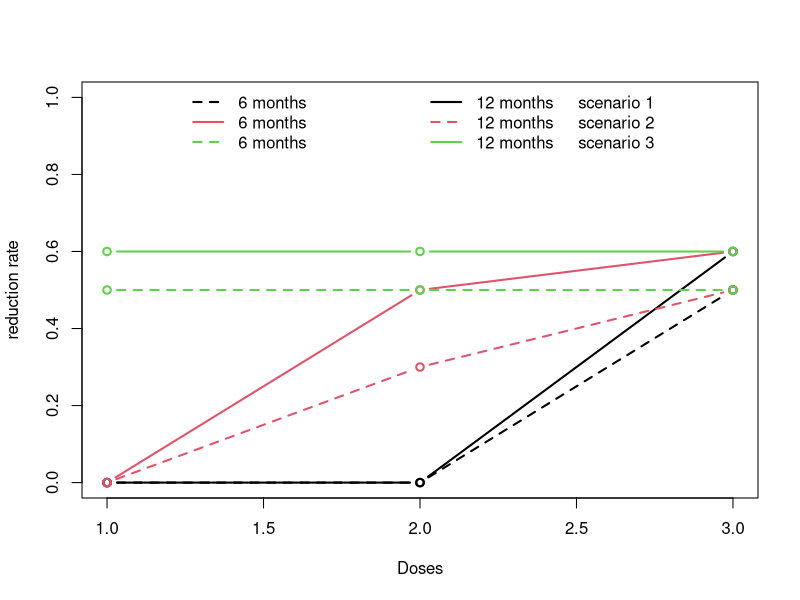

This chart was generated by the following R code: (Note: this script raises an error after producing the figure.)
r0_6no=0
r1_6no=0
r2_6no=0
r3_6no=0
r0_12no=0
r1_12no=0
r2_12no=0
r3_12no=0

r0_6lo=0
r1_6lo=0
r2_6lo=0
r3_6lo=0.5
r0_12lo=0
r1_12lo=0
r2_12lo=0
r3_12lo=0.6

r0_6me=0
r1_6me=0
r2_6me=0.3
r3_6me=0.5
r0_12me=0
r1_12me=0
r2_12me=0.5
r3_12me=0.6

r0_6hi=0
r1_6hi=0.5
r2_6hi=0.5
r3_6hi=0.5
r0_12hi=0
r1_12hi=0.6
r2_12hi=0.6
r3_12hi=0.6

pdf(file ="Scenarios.pdf", width = 8, height = 8, pointsize = 12, paper = "special")
plot(1:3,c(r1_6lo,r2_6lo,r3_6lo),type="b",lty=2,ylim=c(0,1),ylab="reduction rate",xlab="Doses",lwd=2)
legend("top",legend=c("6 months","6 months","6 months","12 months     scenario 1","12 months     scenario 2","12 months     scenario 3"),lwd=2,col=c(1,2,3),bty="n",lty=c(2,1,2,1,2,1),ncol=2)
lines(1:3,c(r1_12lo,r2_12lo,r3_12lo),type="b",lty=1,lwd=2)
lines(1:3,c(r1_12me,r2_12me,r3_12me),type="b",lty=1,lwd=2,col=2)
lines(1:3,c(r1_6me,r2_6me,r3_6me),type="b",lty=2,lwd=2,col=2)            
lines(1:3,c(r1_12hi,r2_12hi,r3_12hi),type="b",lty=1,lwd=2,col=3)
lines(1:3,c(r1_6hi,r2_6hi,r3_6hi),type="b",lty=2,lwd=2,col=3)            
dev.off()


#oncho

mu<-20
sigma<-28

mu_raw_0 = mu
sd_raw_0 = sigma 
rho = 0.5
n_trials=10000
n_arms = 4
N1<-c(60,60,60,90,90,90)
N = 150
rmonth=1
alpha1<-c(.1,.2,.3,.1,.2,.3)
alpha=.025
sim_out1=1
sel_scen=0
side1=1
test1=0
dropout=.1

#no_effect

#simulation.global.null<-c(mu_raw_0, sd_raw_0, r0_6,r1_6,r2_6,r3_6, r0_12,r1_12,r2_12,r3_12,  rho ,   #data.matrix(expand.grid
#            n_trials,n_arms,N1 , N, rmonth, alpha1 , alpha,  sim_out1,sel_scen, side1, test1)#)

oncho_no_effect<-mapply(simul_res,mu_raw_0, sd_raw_0 , r0_6no,r1_6no,r2_6no,r3_6no, r0_12no,r1_12no,r2_12no,r3_12no,  rho ,
       n_trials,4,N1 , N, rmonth, alpha1 , alpha,
       sim_out1,sel_scen, side1,test1,dropout)



#low_effect
oncho_low_effect<-mapply(simul_res,mu_raw_0, sd_raw_0 , r0_6lo,r1_6lo,r2_6lo,r3_6lo, r0_12lo,r1_12lo,r2_12lo,r3_12lo,  rho ,
                        n_trials,4,N1 , N, rmonth, alpha1 , alpha,
                        sim_out1,sel_scen, side1,test1,dropout)


#med_effect

oncho_med_effect<-mapply(simul_res,mu_raw_0, sd_raw_0 , r0_6me,r1_6me,r2_6me,r3_6me, r0_12me,r1_12me,r2_12me,r3_12me,  rho ,
                         n_trials,4,N1 , N, rmonth, alpha1 , alpha,
                         sim_out1,sel_scen, side1,test1,dropout)



#high_effect

oncho_high_effect<-mapply(simul_res,mu_raw_0, sd_raw_0 , r0_6hi,r1_6hi,r2_6hi,r3_6hi, r0_12hi,r1_12hi,r2_12hi,r3_12hi,  rho ,
                         n_trials,4,N1 , N, rmonth, alpha1 , alpha,
                         sim_out1,sel_scen, side1,test1,dropout)




#Power
pdf(file ="Oncho_Pow.pdf", width = 12, height = 9, pointsize = 12, paper = "special")

par (mfrow=c(3,4), mar=c(1, 1, 1, 1), oma=c(3, 3, 1, 1))
#plot(1:3,oncho_no_effect[7,1:3],type="b",xaxt="n",ylim=c(0,1),lty=1,lwd=2,col=1)
#mtext(side=2,"Proportion",cex=1,line=2.1)#,line=2.2)
#mtext(side=3,"Low Dose",cex=1.3)#,line=2.2)
#lines(1:3,oncho_no_effect[7,4:6],type="b",lwd=2,col=2)
#lines(1:3,oncho_no_effect[11,1:3],type="b",lwd=2,col=3,lty=2)
#lines(1:3,oncho_no_effect[15,1:3],type="b",lwd=2,col=5,lty=2)

#plot(1:3,oncho_no_effect[8,1:3],type="b",xaxt="n",yaxt="n",ylim=c(0,1),lwd=2,col=1)
#mtext(side=3,"Intermediate Dose",cex=1.3)#,line=2.2)
#lines(1:3,oncho_no_effect[8,4:6],type="b",lwd=2,col=2)
#lines(1:3,oncho_no_effect[12,1:3],type="b",lwd=2,col=3,lty=2)
#lines(1:3,oncho_no_effect[16,1:3],type="b",lwd=2,col=5,lty=2)

#plot(1:3,oncho_no_effect[9,1:3],type="b",xaxt="n",yaxt="n",ylim=c(0,1),lwd=2,col=1)
#mtext(side=3,"High Dose",cex=1.3)#,line=2.2)
#lines(1:3,oncho_no_effect[9,4:6],type="b",lwd=2,col=2)
#lines(1:3,oncho_no_effect[13,1:3],type="b",lwd=2,col=3,lty=2)
#lines(1:3,oncho_no_effect[17,1:3],type="b",lwd=2,col=5,lty=2)

#plot(1:3,oncho_no_effect[10,1:3],type="b",xaxt="n",yaxt="n",ylim=c(0,1),lwd=2,col=1)
#mtext(side=3,"Disjunctive",cex=1.3)#,line=2.2)
#lines(1:3,oncho_no_effect[10,4:6],type="b",lwd=2,col=2)
#lines(1:3,oncho_no_effect[14,1:3],type="b",lwd=2,col=3,lty=2)
#lines(1:3,oncho_no_effect[18,1:3],type="b",lwd=2,col=5,lty=2)
#mtext(side=4,"Scenario 0",cex=1,line=1)#,line=2.2)



plot(1:3,oncho_low_effect[7,1:3],type="b",xaxt="n",ylim=c(0,1),lty=1,lwd=2,col=1)
legend("top",legend=c(expression(N[1]==60),expression(N[1]==90),expression(N[1]==60~" - MA1"),expression(N[1]==90~" - MA2")),lwd=2,col=c(1,2,3,4),lty=c(1,1,2,2),bty="n")
mtext(side=2,"Proportion",cex=1,line=2.1)#,line=2.2)
mtext(side=3,"Low Dose",cex=1.3)#,line=2.2)
lines(1:3,oncho_low_effect[7,4:6],type="b",lty=1,lwd=2,col=2)
lines(1:3,oncho_low_effect[11,1:3],type="b",lwd=2,col=3,lty=2)
lines(1:3,oncho_low_effect[15,1:3],type="b",lwd=2,col=5,lty=2)

plot(1:3,oncho_low_effect[8,1:3],type="b",xaxt="n",yaxt="n",ylim=c(0,1),lwd=2,col=1)
mtext(side=3,"Intermediate Dose",cex=1.3)#,line=2.2)
lines(1:3,oncho_low_effect[8,4:6],type="b",lwd=2,col=2)
lines(1:3,oncho_low_effect[12,1:3],type="b",lwd=2,col=3,lty=2)
lines(1:3,oncho_low_effect[16,1:3],type="b",lwd=2,col=5,lty=2)

plot(1:3,oncho_low_effect[9,1:3],type="b",xaxt="n",yaxt="n",ylim=c(0,1),lwd=2,col=1)
mtext(side=3,"High Dose",cex=1.3)#,line=2.2)
lines(1:3,oncho_low_effect[9,4:6],type="b",lwd=2,col=2)
lines(1:3,oncho_low_effect[13,1:3],type="b",lwd=2,col=3,lty=2)
lines(1:3,oncho_low_effect[17,1:3],type="b",lwd=2,col=5,lty=2)

plot(1:3,oncho_low_effect[10,1:3],type="b",xaxt="n",yaxt="n",ylim=c(0,1),lwd=2,col=1)
lines(1:3,oncho_low_effect[10,4:6],type="b",lwd=2,col=2)
mtext(side=3,"Disjunctive",cex=1.3)#,line=2.2)lines(1:3,oncho_low_effect[10,4:6],type="b",lwd=2,col=2)
lines(1:3,oncho_low_effect[14,1:3],type="b",lwd=2,col=3,lty=2)
lines(1:3,oncho_low_effect[18,1:3],type="b",lwd=2,col=5,lty=2)
mtext(side=4,"Scenario low",cex=1,line=1)#,line=2.2)


plot(1:3,oncho_med_effect[7,1:3],type="b",xaxt="n",ylim=c(0,1),lty=1,lwd=2,col=1)
mtext(side=2,"Proportion",cex=1,line=2.1)#,line=2.2)
lines(1:3,oncho_med_effect[7,4:6],type="b",lty=1,lwd=2,col=2)
lines(1:3,oncho_med_effect[11,1:3],type="b",lwd=2,col=3,lty=2)
lines(1:3,oncho_med_effect[15,1:3],type="b",lwd=2,col=5,lty=2)

plot(1:3,oncho_med_effect[8,1:3],type="b",xaxt="n",yaxt="n",ylim=c(0,1),lwd=2,col=1)
lines(1:3,oncho_med_effect[8,4:6],type="b",lwd=2,col=2)
lines(1:3,oncho_med_effect[12,1:3],type="b",lwd=2,col=3,lty=2)
lines(1:3,oncho_med_effect[16,1:3],type="b",lwd=2,col=5,lty=2)

plot(1:3,oncho_med_effect[9,1:3],type="b",xaxt="n",yaxt="n",ylim=c(0,1),lwd=2,col=1)
lines(1:3,oncho_med_effect[9,4:6],type="b",lwd=2,col=2)
lines(1:3,oncho_med_effect[13,1:3],type="b",lwd=2,col=3,lty=2)
lines(1:3,oncho_med_effect[17,1:3],type="b",lwd=2,col=5,lty=2)

plot(1:3,oncho_med_effect[10,1:3],type="b",xaxt="n",yaxt="n",ylim=c(0,1),lwd=2,col=1)
lines(1:3,oncho_med_effect[10,4:6],type="b",lwd=2,col=2)
lines(1:3,oncho_med_effect[14,1:3],type="b",lwd=2,col=3,lty=2)
lines(1:3,oncho_med_effect[18,1:3],type="b",lwd=2,col=5,lty=2)
mtext(side=4,"Scenario med",cex=1,line=1)#,line=2.2)

plot(1:3,oncho_high_effect[7,1:3],type="b",xaxt="n",ylim=c(0,1),lty=1,lwd=2,col=1)
mtext(side=2,"Proportion",cex=1,line=2.1)#,line=2.2)
lines(1:3,oncho_high_effect[7,4:6],type="b",lty=1,lwd=2,col=2)
lines(1:3,oncho_high_effect[11,1:3],type="b",lwd=2,col=3,lty=2)
lines(1:3,oncho_high_effect[15,1:3],type="b",lwd=2,col=5,lty=2)
axis(1,c(1:3),c("0.1","0.2","0.3"),padj=-0.3,cex.axis=1)#,c("Selection","condPow","Pow"),padj=-0.3,cex.axis=1)
mtext(side=1,expression(alpha[1]),cex=1,line=2)#,line=2.2)

plot(1:3,oncho_high_effect[8,1:3],type="b",xaxt="n",yaxt="n",ylim=c(0,1),lwd=2,col=1)
lines(1:3,oncho_high_effect[8,4:6],type="b",lwd=2,col=2)
lines(1:3,oncho_high_effect[12,1:3],type="b",lwd=2,col=3,lty=2)
lines(1:3,oncho_high_effect[16,1:3],type="b",lwd=2,col=5,lty=2)
axis(1,c(1:3),c("0.1","0.2","0.3"),padj=-0.3,cex.axis=1)#,c("Selection","condPow","Pow"),padj=-0.3,cex.axis=1)
mtext(side=1,expression(alpha[1]),cex=1,line=2)#,line=2.2)

plot(1:3,oncho_high_effect[9,1:3],type="b",xaxt="n",yaxt="n",ylim=c(0,1),lwd=2,col=1)
lines(1:3,oncho_high_effect[9,4:6],type="b",lwd=2,col=2)
lines(1:3,oncho_high_effect[13,1:3],type="b",lwd=2,col=3,lty=2)
lines(1:3,oncho_high_effect[17,1:3],type="b",lwd=2,col=5,lty=2)
axis(1,c(1:3),c("0.1","0.2","0.3"),padj=-0.3,cex.axis=1)#,c("Selection","condPow","Pow"),padj=-0.3,cex.axis=1)
mtext(side=1,expression(alpha[1]),cex=1,line=2)#,line=2.2)

plot(1:3,oncho_high_effect[10,1:3],type="b",xaxt="n",yaxt="n",ylim=c(0,1),lwd=2,col=1)
lines(1:3,oncho_high_effect[10,4:6],type="b",lwd=2,col=2)
lines(1:3,oncho_high_effect[14,1:3],type="b",lwd=2,col=3,lty=2)
lines(1:3,oncho_high_effect[18,1:3],type="b",lwd=2,col=5,lty=2)
mtext(side=4,"Scenario high",cex=1,line=1)#,line=2.2)
axis(1,c(1:3),c("0.1","0.2","0.3"),padj=-0.3,cex.axis=1)#,c("Selection","condPow","Pow"),padj=-0.3,cex.axis=1)
mtext(side=1,expression(alpha[1]),cex=1,line=2)#,line=2.2)

dev.off()



#Selection
pdf(file ="Oncho_selection.pdf", width = 9, height = 12, pointsize = 12, paper = "special")

par (mfrow=c(4,3), mar=c(1, 1, 1, 1), oma=c(3, 3, 1, 1))
plot(1:3,oncho_no_effect[1,1:3],type="b",xaxt="n",ylim=c(0,1),lty=1,lwd=2,col=1)
legend("top",legend=c(expression(N[1]==60),expression(N[1]==90)),lwd=2,col=c(1,2),lty=c(1,1),bty="n")
mtext(side=2,"Proportion",cex=1,line=2.1)#,line=2.2)
mtext(side=3,"Low Dose",cex=1.3)#,line=2.2)
#legend("topright",legend=c(expression(N[1]==60),expression(alpha[1]==0.1),expression(alpha[1]==0.2),expression(alpha[1]==0.3),expression(N[1]==90),expression(alpha[1]==0.1),expression(alpha[1]==0.2),expression(alpha[1]==0.3)),cex=.8,lwd=2,col=c("white",1:3,"white",4:6),lwd=2.5,ncol=2,bty="n",pch=c(1,1:3,1,4:6))
lines(1:3,oncho_no_effect[1,4:6],type="b",lwd=2,col=2)

plot(1:3,oncho_no_effect[2,1:3],type="b",xaxt="n",yaxt="n",ylim=c(0,1),lwd=2,col=1)
mtext(side=3,"Intermediate Dose",cex=1.3)#,line=2.2)
lines(1:3,oncho_no_effect[2,4:6],type="b",lwd=2,col=2)

plot(1:3,oncho_no_effect[3,1:3],type="b",xaxt="n",yaxt="n",ylim=c(0,1),lwd=2,col=1)
mtext(side=3,"High Dose",cex=1.3)#,line=2.2)
lines(1:3,oncho_no_effect[3,4:6],type="b",lwd=2,col=2)

mtext(side=4,"Scenario 0",cex=1,line=1)#,line=2.2)



plot(1:3,oncho_low_effect[1,1:3],type="b",xaxt="n",ylim=c(0,1),lty=1,lwd=2,col=1)
mtext(side=2,"Proportion",cex=1,line=2.1)#,line=2.2)
lines(1:3,oncho_low_effect[1,4:6],type="b",lty=1,lwd=2,col=2)

plot(1:3,oncho_low_effect[2,1:3],type="b",xaxt="n",yaxt="n",ylim=c(0,1),lwd=2,col=1)
lines(1:3,oncho_low_effect[2,4:6],type="b",lwd=2,col=2)

plot(1:3,oncho_low_effect[3,1:3],type="b",xaxt="n",yaxt="n",ylim=c(0,1),lwd=2,col=1)
lines(1:3,oncho_low_effect[3,4:6],type="b",lwd=2,col=2)
mtext(side=4,"Scenario low",cex=1,line=1)#,line=2.2)


plot(1:3,oncho_med_effect[1,1:3],type="b",xaxt="n",ylim=c(0,1),lty=1,lwd=2,col=1)
mtext(side=2,"Proportion",cex=1,line=2.1)#,line=2.2)
lines(1:3,oncho_med_effect[1,4:6],type="b",lty=1,lwd=2,col=2)

plot(1:3,oncho_med_effect[2,1:3],type="b",xaxt="n",yaxt="n",ylim=c(0,1),lwd=2,col=1)
lines(1:3,oncho_med_effect[2,4:6],type="b",lwd=2,col=2)

plot(1:3,oncho_med_effect[3,1:3],type="b",xaxt="n",yaxt="n",ylim=c(0,1),lwd=2,col=1)
lines(1:3,oncho_med_effect[3,4:6],type="b",lwd=2,col=2)
mtext(side=4,"Scenario med",cex=1,line=1)#,line=2.2)

plot(1:3,oncho_high_effect[1,1:3],type="b",xaxt="n",ylim=c(0,1),lty=1,lwd=2,col=1)
mtext(side=2,"Proportion",cex=1,line=2.1)#,line=2.2)
lines(1:3,oncho_high_effect[1,4:6],type="b",lty=1,lwd=2,col=2)
axis(1,c(1:3),c("0.1","0.2","0.3"),padj=-0.3,cex.axis=1)#,c("Selection","condPow","Pow"),padj=-0.3,cex.axis=1)
mtext(side=1,expression(alpha[1]),cex=1,line=2)#,line=2.2)

plot(1:3,oncho_high_effect[2,1:3],type="b",xaxt="n",yaxt="n",ylim=c(0,1),lwd=2,col=1)
lines(1:3,oncho_high_effect[2,4:6],type="b",lwd=2,col=2)
axis(1,c(1:3),c("0.1","0.2","0.3"),padj=-0.3,cex.axis=1)#,c("Selection","condPow","Pow"),padj=-0.3,cex.axis=1)
mtext(side=1,expression(alpha[1]),cex=1,line=2)#,line=2.2)

plot(1:3,oncho_high_effect[3,1:3],type="b",xaxt="n",yaxt="n",ylim=c(0,1),lwd=2,col=1)
lines(1:3,oncho_high_effect[3,4:6],type="b",lwd=2,col=2)
axis(1,c(1:3),c("0.1","0.2","0.3"),padj=-0.3,cex.axis=1)#,c("Selection","condPow","Pow"),padj=-0.3,cex.axis=1)
mtext(side=1,expression(alpha[1]),cex=1,line=2)#,line=2.2)
mtext(side=4,"Scenario high",cex=1,line=1)#,line=2.2)
dev.off()

#Conditional Power


pdf(file ="Oncho_condpower.pdf", width = 9, height = 9, pointsize = 12, paper = "special")
par (mfrow=c(3,3), mar=c(1, 1, 1, 1), oma=c(3, 3, 1, 1))
#plot(1:3,oncho_no_effect[4,1:3],type="b",xaxt="n",ylim=c(0,1),lty=1,lwd=2,col=1)
#mtext(side=2,"Proportion",cex=1,line=2.1)#,line=2.2)
#mtext(side=3,"Low Dose",cex=1.3)#,line=2.2)
#legend("topright",legend=c(expression(N[1]==60),expression(alpha[1]==0.1),expression(alpha[1]==0.2),expression(alpha[1]==0.3),expression(N[1]==90),expression(alpha[1]==0.1),expression(alpha[1]==0.2),expression(alpha[1]==0.3)),cex=.8,lwd=2,col=c("white",1:3,"white",4:6),lwd=2.5,ncol=2,bty="n",pch=c(1,1:3,1,4:6))
#lines(1:3,oncho_no_effect[4,4:6],type="b",lwd=2,col=2)

#plot(1:3,oncho_no_effect[5,1:3],type="b",xaxt="n",yaxt="n",ylim=c(0,1),lwd=2,col=1)
#mtext(side=3,"Intermediate Dose",cex=1.3)#,line=2.2)
#lines(1:3,oncho_no_effect[5,4:6],type="b",lwd=2,col=2)

#plot(1:3,oncho_no_effect[6,1:3],type="b",xaxt="n",yaxt="n",ylim=c(0,1),lwd=2,col=1)
#mtext(side=3,"High Dose",cex=1.3)#,line=2.2)
#lines(1:3,oncho_no_effect[6,4:6],type="b",lwd=2,col=2)

#mtext(side=4,"Scenario 0",cex=1,line=1)#,line=2.2)



plot(1:3,oncho_low_effect[4,1:3],type="b",xaxt="n",ylim=c(0,1),lty=1,lwd=2,col=1)
legend("top",legend=c(expression(N[1]==60),expression(N[1]==90)),lwd=2,col=c(1,2),lty=c(1,1),bty="n")
mtext(side=3,"Low Dose",cex=1.3)#,line=2.2)
mtext(side=2,"Proportion",cex=1,line=2.1)#,line=2.2)
lines(1:3,oncho_low_effect[4,4:6],type="b",lty=1,lwd=2,col=2)

plot(1:3,oncho_low_effect[5,1:3],type="b",xaxt="n",yaxt="n",ylim=c(0,1),lwd=2,col=1)
mtext(side=3,"Intermediate Dose",cex=1.3)#,line=2.2)
lines(1:3,oncho_low_effect[5,4:6],type="b",lwd=2,col=2)

plot(1:3,oncho_low_effect[6,1:3],type="b",xaxt="n",yaxt="n",ylim=c(0,1),lwd=2,col=1)
mtext(side=3,"High Dose",cex=1.3)#,line=2.2)
lines(1:3,oncho_low_effect[6,4:6],type="b",lwd=2,col=2)
mtext(side=4,"Scenario low",cex=1,line=1)#,line=2.2)


plot(1:3,oncho_med_effect[4,1:3],type="b",xaxt="n",ylim=c(0,1),lty=1,lwd=2,col=1)
mtext(side=2,"Proportion",cex=1,line=2.1)#,line=2.2)
lines(1:3,oncho_med_effect[4,4:6],type="b",lty=1,lwd=2,col=2)

plot(1:3,oncho_med_effect[5,1:3],type="b",xaxt="n",yaxt="n",ylim=c(0,1),lwd=2,col=1)
lines(1:3,oncho_med_effect[5,4:6],type="b",lwd=2,col=2)

plot(1:3,oncho_med_effect[6,1:3],type="b",xaxt="n",yaxt="n",ylim=c(0,1),lwd=2,col=1)
lines(1:3,oncho_med_effect[6,4:6],type="b",lwd=2,col=2)
mtext(side=4,"Scenario med",cex=1,line=1)#,line=2.2)

plot(1:3,oncho_high_effect[4,1:3],type="b",xaxt="n",ylim=c(0,1),lty=1,lwd=2,col=1)
mtext(side=2,"Proportion",cex=1,line=2.1)#,line=2.2)
lines(1:3,oncho_high_effect[4,4:6],type="b",lty=1,lwd=2,col=2)
axis(1,c(1:3),c("0.1","0.2","0.3"),padj=-0.3,cex.axis=1)#,c("Selection","condPow","Pow"),padj=-0.3,cex.axis=1)
mtext(side=1,expression(alpha[1]),cex=1,line=2)#,line=2.2)

plot(1:3,oncho_high_effect[5,1:3],type="b",xaxt="n",yaxt="n",ylim=c(0,1),lwd=2,col=1)
lines(1:3,oncho_high_effect[5,4:6],type="b",lwd=2,col=2)
axis(1,c(1:3),c("0.1","0.2","0.3"),padj=-0.3,cex.axis=1)#,c("Selection","condPow","Pow"),padj=-0.3,cex.axis=1)
mtext(side=1,expression(alpha[1]),cex=1,line=2)#,line=2.2)

plot(1:3,oncho_high_effect[6,1:3],type="b",xaxt="n",yaxt="n",ylim=c(0,1),lwd=2,col=1)
lines(1:3,oncho_high_effect[6,4:6],type="b",lwd=2,col=2)
axis(1,c(1:3),c("0.1","0.2","0.3"),padj=-0.3,cex.axis=1)#,c("Selection","condPow","Pow"),padj=-0.3,cex.axis=1)
mtext(side=1,expression(alpha[1]),cex=1,line=2)#,line=2.2)
mtext(side=4,"Scenario high",cex=1,line=1)#,line=2.2)

dev.off()







###############################################################################################
###############################################################################################

#
#
#     Compare Wilcoxon linear model
#
#


N1<-90
alpha1<-.1
sel_scen=c(0,0,0,1,1,1)
test1=c(0,1,3,0,1,3)

#no_effect

oncho_no_effect_test<-mapply(simul_res,mu_raw_0, sd_raw_0 , r0_6no,r1_6no,r2_6no,r3_6no, r0_12no,r1_12no,r2_12no,r3_12no,  rho ,
                        n_trials,4,N1 , N, rmonth, alpha1 , alpha,
                        sim_out1,sel_scen, side1,test1,dropout)

#low_effect
oncho_low_effect_test<-mapply(simul_res,mu_raw_0, sd_raw_0 , r0_6lo,r1_6lo,r2_6lo,r3_6lo, r0_12lo,r1_12lo,r2_12lo,r3_12lo,  rho ,
                         n_trials,4,N1 , N, rmonth, alpha1 , alpha,
                         sim_out1,sel_scen, side1,test1,dropout)

#med_effect

oncho_med_effect_test<-mapply(simul_res,mu_raw_0, sd_raw_0 , r0_6me,r1_6me,r2_6me,r3_6me, r0_12me,r1_12me,r2_12me,r3_12me,  rho ,
                         n_trials,4,N1 , N, rmonth, alpha1 , alpha,
                         sim_out1,sel_scen, side1,test1,dropout)

#high_effect

oncho_high_effect_test<-mapply(simul_res,mu_raw_0, sd_raw_0 , r0_6hi,r1_6hi,r2_6hi,r3_6hi, r0_12hi,r1_12hi,r2_12hi,r3_12hi,  rho ,
                          n_trials,4,N1 , N, rmonth, alpha1 , alpha,
                          sim_out1,sel_scen, side1,test1,dropout)







#Power
pdf(file ="Oncho_Pow_test.pdf", width = 12, height = 9, pointsize = 12, paper = "special")

par (mfrow=c(3,4), mar=c(1, 1, 1, 1), oma=c(3, 3, 1, 1))
#plot(1:3,oncho_no_effect_test[7,1:3],type="b",xaxt="n",ylim=c(0,1),lty=1,lwd=2,col=1)
#mtext(side=2,"Proportion",cex=1,line=2.1)#,line=2.2)
#mtext(side=3,"Low Dose",cex=1.3)#,line=2.2)
##legend("topright",legend=c(expression(N[1]==60),expression(alpha[1]==0.1),expression(alpha[1]==0.2),expression(alpha[1]==0.3),expression(N[1]==90),expression(alpha[1]==0.1),expression(alpha[1]==0.2),expression(alpha[1]==0.3)),cex=.8,lwd=2,col=c("white",1:3,"white",4:6),lwd=2.5,ncol=2,bty="n",pch=c(1,1:3,1,4:6))
#lines(1:3,oncho_no_effect_test[7,4:6],type="b",lwd=2,col=2)
#lines(1:3,oncho_no_effect_test[11,1:3],type="b",lwd=2,col=3,lty=2)
##lines(1:3,oncho_no_effect_test[11,4:6],type="b",lwd=2,col=4) #sollte das selbe sein wie in voriger Zeile, daher weglassen
#lines(1:3,oncho_no_effect_test[15,1:3],type="b",lwd=2,col=5,lty=2)

#plot(1:3,oncho_no_effect_test[8,1:3],type="b",xaxt="n",yaxt="n",ylim=c(0,1),lwd=2,col=1)
#mtext(side=3,"Intermediate Dose",cex=1.3)#,line=2.2)
#lines(1:3,oncho_no_effect_test[8,4:6],type="b",lwd=2,col=2)
#lines(1:3,oncho_no_effect_test[12,1:3],type="b",lwd=2,col=3,lty=2)
#lines(1:3,oncho_no_effect_test[16,1:3],type="b",lwd=2,col=5,lty=2)#

#plot(1:3,oncho_no_effect_test[9,1:3],type="b",xaxt="n",yaxt="n",ylim=c(0,1),lwd=2,col=1)
#mtext(side=3,"High Dose",cex=1.3)#,line=2.2)
#lines(1:3,oncho_no_effect_test[9,4:6],type="b",lwd=2,col=2)
#lines(1:3,oncho_no_effect_test[13,1:3],type="b",lwd=2,col=3,lty=2)
#lines(1:3,oncho_no_effect_test[17,1:3],type="b",lwd=2,col=5,lty=2)

#plot(1:3,oncho_no_effect_test[10,1:3],type="b",xaxt="n",yaxt="n",ylim=c(0,1),lwd=2,col=1)
#mtext(side=3,"Disjunctive",cex=1.3)#,line=2.2)
#lines(1:3,oncho_no_effect_test[10,4:6],type="b",lwd=2,col=2)
#lines(1:3,oncho_no_effect_test[14,1:3],type="b",lwd=2,col=3,lty=2)
#lines(1:3,oncho_no_effect_test[18,1:3],type="b",lwd=2,col=5,lty=2)
#mtext(side=4,"Scenario 0",cex=1,line=1)#,line=2.2)



plot(1:3,oncho_low_effect_test[7,1:3],type="b",xaxt="n",ylim=c(0,1),lty=1,lwd=2,col=1)
legend("top",legend=c(expression(N[1]==60),expression(N[1]==90),expression(N[1]==60~" - MA1"),expression(N[1]==90~" - MA2")),lwd=2,col=c(1,2,3,4),lty=c(1,1,2,2),bty="n")
mtext(side=2,"Proportion",cex=1,line=2.1)#,line=2.2)
mtext(side=3,"Low Dose",cex=1.3)#,line=2.2)
lines(1:3,oncho_low_effect_test[7,4:6],type="b",lty=1,lwd=2,col=2)
lines(1:3,oncho_low_effect_test[11,1:3],type="b",lwd=2,col=3,lty=2)
lines(1:3,oncho_low_effect_test[15,1:3],type="b",lwd=2,col=5,lty=2)

plot(1:3,oncho_low_effect_test[8,1:3],type="b",xaxt="n",yaxt="n",ylim=c(0,1),lwd=2,col=1)
mtext(side=3,"Intermediate Dose",cex=1.3)#,line=2.2)
lines(1:3,oncho_low_effect_test[8,4:6],type="b",lwd=2,col=2)
lines(1:3,oncho_low_effect_test[12,1:3],type="b",lwd=2,col=3,lty=2)
lines(1:3,oncho_low_effect_test[16,1:3],type="b",lwd=2,col=5,lty=2)

plot(1:3,oncho_low_effect_test[9,1:3],type="b",xaxt="n",yaxt="n",ylim=c(0,1),lwd=2,col=1)
mtext(side=3,"High Dose",cex=1.3)#,line=2.2)
lines(1:3,oncho_low_effect_test[9,4:6],type="b",lwd=2,col=2)
lines(1:3,oncho_low_effect_test[13,1:3],type="b",lwd=2,col=3,lty=2)
lines(1:3,oncho_low_effect_test[17,1:3],type="b",lwd=2,col=5,lty=2)

plot(1:3,oncho_low_effect_test[10,1:3],type="b",xaxt="n",yaxt="n",ylim=c(0,1),lwd=2,col=1)
mtext(side=3,"Disjunctive",cex=1.3)#,line=2.2)
lines(1:3,oncho_low_effect_test[10,4:6],type="b",lwd=2,col=2)
lines(1:3,oncho_low_effect_test[14,1:3],type="b",lwd=2,col=3,lty=2)
lines(1:3,oncho_low_effect_test[18,1:3],type="b",lwd=2,col=5,lty=2)
mtext(side=4,"Scenario low",cex=1,line=1)#,line=2.2)


plot(1:3,oncho_med_effect_test[7,1:3],type="b",xaxt="n",ylim=c(0,1),lty=1,lwd=2,col=1)
mtext(side=2,"Proportion",cex=1,line=2.1)#,line=2.2)
lines(1:3,oncho_med_effect_test[7,4:6],type="b",lty=1,lwd=2,col=2)
lines(1:3,oncho_med_effect_test[11,1:3],type="b",lwd=2,col=3,lty=2)
lines(1:3,oncho_med_effect_test[15,1:3],type="b",lwd=2,col=5,lty=2)

plot(1:3,oncho_med_effect_test[8,1:3],type="b",xaxt="n",yaxt="n",ylim=c(0,1),lwd=2,col=1)
lines(1:3,oncho_med_effect_test[8,4:6],type="b",lwd=2,col=2)
lines(1:3,oncho_med_effect_test[12,1:3],type="b",lwd=2,col=3,lty=2)
lines(1:3,oncho_med_effect_test[16,1:3],type="b",lwd=2,col=5,lty=2)

plot(1:3,oncho_med_effect_test[9,1:3],type="b",xaxt="n",yaxt="n",ylim=c(0,1),lwd=2,col=1)
lines(1:3,oncho_med_effect_test[9,4:6],type="b",lwd=2,col=2)
lines(1:3,oncho_med_effect_test[13,1:3],type="b",lwd=2,col=3,lty=2)
lines(1:3,oncho_med_effect_test[17,1:3],type="b",lwd=2,col=5,lty=2)

plot(1:3,oncho_med_effect_test[10,1:3],type="b",xaxt="n",yaxt="n",ylim=c(0,1),lwd=2,col=1)
lines(1:3,oncho_med_effect_test[10,4:6],type="b",lwd=2,col=2)
lines(1:3,oncho_med_effect_test[14,1:3],type="b",lwd=2,col=3,lty=2)
lines(1:3,oncho_med_effect_test[18,1:3],type="b",lwd=2,col=5,lty=2)
mtext(side=4,"Scenario med",cex=1,line=1)#,line=2.2)

plot(1:3,oncho_high_effect_test[7,1:3],type="b",xaxt="n",ylim=c(0,1),lty=1,lwd=2,col=1)
mtext(side=2,"Proportion",cex=1,line=2.1)#,line=2.2)
lines(1:3,oncho_high_effect_test[7,4:6],type="b",lty=1,lwd=2,col=2)
lines(1:3,oncho_high_effect_test[11,1:3],type="b",lwd=2,col=3,lty=2)
lines(1:3,oncho_high_effect_test[15,1:3],type="b",lwd=2,col=5,lty=2)
axis(1,c(1:3),c("lm","t-test","non par."),padj=-0.3,cex.axis=1)#,c("Selection","condPow","Pow"),padj=-0.3,cex.axis=1)
mtext(side=1,"Analysis",cex=1,line=2)#,line=2.2)

plot(1:3,oncho_high_effect_test[8,1:3],type="b",xaxt="n",yaxt="n",ylim=c(0,1),lwd=2,col=1)
lines(1:3,oncho_high_effect_test[8,4:6],type="b",lwd=2,col=2)
lines(1:3,oncho_high_effect_test[12,1:3],type="b",lwd=2,col=3,lty=2)
lines(1:3,oncho_high_effect_test[16,1:3],type="b",lwd=2,col=5,lty=2)
axis(1,c(1:3),c("lm","t-test","non par."),padj=-0.3,cex.axis=1)#,c("Selection","condPow","Pow"),padj=-0.3,cex.axis=1)
mtext(side=1,"Analysis",cex=1,line=2)#,line=2.2)

plot(1:3,oncho_high_effect_test[9,1:3],type="b",xaxt="n",yaxt="n",ylim=c(0,1),lwd=2,col=1)
lines(1:3,oncho_high_effect_test[9,4:6],type="b",lwd=2,col=2)
lines(1:3,oncho_high_effect_test[13,1:3],type="b",lwd=2,col=3,lty=2)
lines(1:3,oncho_high_effect_test[17,1:3],type="b",lwd=2,col=5,lty=2)
axis(1,c(1:3),c("lm","t-test","non par."),padj=-0.3,cex.axis=1)#,c("Selection","condPow","Pow"),padj=-0.3,cex.axis=1)
mtext(side=1,"Analysis",cex=1,line=2)#,line=2.2)

plot(1:3,oncho_high_effect_test[10,1:3],type="b",xaxt="n",yaxt="n",ylim=c(0,1),lwd=2,col=1)
lines(1:3,oncho_high_effect_test[10,4:6],type="b",lwd=2,col=2)
lines(1:3,oncho_high_effect_test[14,1:3],type="b",lwd=2,col=3,lty=2)
lines(1:3,oncho_high_effect_test[18,1:3],type="b",lwd=2,col=5,lty=2)
mtext(side=4,"Scenario high",cex=1,line=1)#,line=2.2)
axis(1,c(1:3),c("lm","t-test","non par."),padj=-0.3,cex.axis=1)#,c("Selection","condPow","Pow"),padj=-0.3,cex.axis=1)
mtext(side=1,"Analysis",cex=1,line=2)#,line=2.2)

dev.off()



#Selection
pdf(file ="Oncho_selection_test.pdf", width = 9, height = 12, pointsize = 12, paper = "special")

par (mfrow=c(4,3), mar=c(1, 1, 1, 1), oma=c(3, 3, 1, 1))
plot(1:3,oncho_no_effect_test[1,1:3],type="b",xaxt="n",ylim=c(0,1),lty=1,lwd=2,col=1)
legend("top",legend=c(expression(N[1]==60),expression(N[1]==90)),lwd=2,col=c(1,2,3,4),lty=c(1,1,2,2),bty="n")
mtext(side=2,"Proportion",cex=1,line=2.1)#,line=2.2)
mtext(side=3,"Low Dose",cex=1.3)#,line=2.2)
#legend("topright",legend=c(expression(N[1]==60),expression(alpha[1]==0.1),expression(alpha[1]==0.2),expression(alpha[1]==0.3),expression(N[1]==90),expression(alpha[1]==0.1),expression(alpha[1]==0.2),expression(alpha[1]==0.3)),cex=.8,lwd=2,col=c("white",1:3,"white",4:6),lwd=2.5,ncol=2,bty="n",pch=c(1,1:3,1,4:6))
lines(1:3,oncho_no_effect_test[1,4:6],type="b",lwd=2,col=2)

plot(1:3,oncho_no_effect_test[2,1:3],type="b",xaxt="n",yaxt="n",ylim=c(0,1),lwd=2,col=1)
mtext(side=3,"Intermediate Dose",cex=1.3)#,line=2.2)
lines(1:3,oncho_no_effect_test[2,4:6],type="b",lwd=2,col=2)

plot(1:3,oncho_no_effect_test[3,1:3],type="b",xaxt="n",yaxt="n",ylim=c(0,1),lwd=2,col=1)
mtext(side=3,"High Dose",cex=1.3)#,line=2.2)
lines(1:3,oncho_no_effect_test[3,4:6],type="b",lwd=2,col=2)

mtext(side=4,"Scenario 0",cex=1,line=1)#,line=2.2)



plot(1:3,oncho_low_effect_test[1,1:3],type="b",xaxt="n",ylim=c(0,1),lty=1,lwd=2,col=1)
mtext(side=2,"Proportion",cex=1,line=2.1)#,line=2.2)
lines(1:3,oncho_low_effect_test[1,4:6],type="b",lty=1,lwd=2,col=2)

plot(1:3,oncho_low_effect_test[2,1:3],type="b",xaxt="n",yaxt="n",ylim=c(0,1),lwd=2,col=1)
lines(1:3,oncho_low_effect_test[2,4:6],type="b",lwd=2,col=2)

plot(1:3,oncho_low_effect_test[3,1:3],type="b",xaxt="n",yaxt="n",ylim=c(0,1),lwd=2,col=1)
lines(1:3,oncho_low_effect_test[3,4:6],type="b",lwd=2,col=2)
mtext(side=4,"Scenario low",cex=1,line=1)#,line=2.2)


plot(1:3,oncho_med_effect_test[1,1:3],type="b",xaxt="n",ylim=c(0,1),lty=1,lwd=2,col=1)
mtext(side=2,"Proportion",cex=1,line=2.1)#,line=2.2)
lines(1:3,oncho_med_effect_test[1,4:6],type="b",lty=1,lwd=2,col=2)

plot(1:3,oncho_med_effect_test[2,1:3],type="b",xaxt="n",yaxt="n",ylim=c(0,1),lwd=2,col=1)
lines(1:3,oncho_med_effect_test[2,4:6],type="b",lwd=2,col=2)

plot(1:3,oncho_med_effect_test[3,1:3],type="b",xaxt="n",yaxt="n",ylim=c(0,1),lwd=2,col=1)
lines(1:3,oncho_med_effect_test[3,4:6],type="b",lwd=2,col=2)
mtext(side=4,"Scenario med",cex=1,line=1)#,line=2.2)

plot(1:3,oncho_high_effect_test[1,1:3],type="b",xaxt="n",ylim=c(0,1),lty=1,lwd=2,col=1)
mtext(side=2,"Proportion",cex=1,line=2.1)#,line=2.2)
lines(1:3,oncho_high_effect_test[1,4:6],type="b",lty=1,lwd=2,col=2)
axis(1,c(1:3),c("lm","t-test","non par."),padj=-0.3,cex.axis=1)#,c("Selection","condPow","Pow"),padj=-0.3,cex.axis=1)
mtext(side=1,"Analysis",cex=1,line=2)#,line=2.2)

plot(1:3,oncho_high_effect_test[2,1:3],type="b",xaxt="n",yaxt="n",ylim=c(0,1),lwd=2,col=1)
lines(1:3,oncho_high_effect_test[2,4:6],type="b",lwd=2,col=2)
axis(1,c(1:3),c("lm","t-test","non par."),padj=-0.3,cex.axis=1)#,c("Selection","condPow","Pow"),padj=-0.3,cex.axis=1)
mtext(side=1,"Analysis",cex=1,line=2)#,line=2.2)

plot(1:3,oncho_high_effect_test[3,1:3],type="b",xaxt="n",yaxt="n",ylim=c(0,1),lwd=2,col=1)
lines(1:3,oncho_high_effect_test[3,4:6],type="b",lwd=2,col=2)
axis(1,c(1:3),c("lm","t-test","non par."),padj=-0.3,cex.axis=1)#,c("Selection","condPow","Pow"),padj=-0.3,cex.axis=1)
mtext(side=1,"Analysis",cex=1,line=2)#,line=2.2)
mtext(side=4,"Scenario high",cex=1,line=1)#,line=2.2)
dev.off()

#Conditional Power


pdf(file ="Oncho_condpower_test.pdf", width = 9, height = 9, pointsize = 12, paper = "special")
par (mfrow=c(3,3), mar=c(1, 1, 1, 1), oma=c(3, 3, 1, 1))
#plot(1:3,oncho_no_effect_test[4,1:3],type="b",xaxt="n",ylim=c(0,1),lty=1,lwd=2,col=1)
#mtext(side=2,"Proportion",cex=1,line=2.1)#,line=2.2)
#mtext(side=3,"Low Dose",cex=1.3)#,line=2.2)
##legend("topright",legend=c(expression(N[1]==60),expression(alpha[1]==0.1),expression(alpha[1]==0.2),expression(alpha[1]==0.3),expression(N[1]==90),expression(alpha[1]==0.1),expression(alpha[1]==0.2),expression(alpha[1]==0.3)),cex=.8,lwd=2,col=c("white",1:3,"white",4:6),lwd=2.5,ncol=2,bty="n",pch=c(1,1:3,1,4:6))
#lines(1:3,oncho_no_effect_test[4,4:6],type="b",lwd=2,col=2)

#plot(1:3,oncho_no_effect_test[5,1:3],type="b",xaxt="n",yaxt="n",ylim=c(0,1),lwd=2,col=1)
#mtext(side=3,"Intermediate Dose",cex=1.3)#,line=2.2)
#lines(1:3,oncho_no_effect_test[5,4:6],type="b",lwd=2,col=2)

#plot(1:3,oncho_no_effect_test[6,1:3],type="b",xaxt="n",yaxt="n",ylim=c(0,1),lwd=2,col=1)
#mtext(side=3,"High Dose",cex=1.3)#,line=2.2)
#lines(1:3,oncho_no_effect_test[6,4:6],type="b",lwd=2,col=2)
#mtext(side=4,"Scenario 0",cex=1,line=1)#,line=2.2)



plot(1:3,oncho_low_effect_test[4,1:3],type="b",xaxt="n",ylim=c(0,1),lty=1,lwd=2,col=1)
legend("top",legend=c(expression(N[1]==60),expression(N[1]==90)),lwd=2,col=c(1,2,3,4),lty=c(1,1,2,2),bty="n")
mtext(side=3,"Low Dose",cex=1.3)#,line=2.2)
mtext(side=2,"Proportion",cex=1,line=2.1)#,line=2.2)
lines(1:3,oncho_low_effect_test[4,4:6],type="b",lty=1,lwd=2,col=2)

plot(1:3,oncho_low_effect_test[5,1:3],type="b",xaxt="n",yaxt="n",ylim=c(0,1),lwd=2,col=1)
mtext(side=3,"Intermediate Dose",cex=1.3)#,line=2.2)
lines(1:3,oncho_low_effect_test[5,4:6],type="b",lwd=2,col=2)

plot(1:3,oncho_low_effect_test[6,1:3],type="b",xaxt="n",yaxt="n",ylim=c(0,1),lwd=2,col=1)
mtext(side=3,"High Dose",cex=1.3)#,line=2.2)
lines(1:3,oncho_low_effect_test[6,4:6],type="b",lwd=2,col=2)
mtext(side=4,"Scenario low",cex=1,line=1)#,line=2.2)


plot(1:3,oncho_med_effect_test[4,1:3],type="b",xaxt="n",ylim=c(0,1),lty=1,lwd=2,col=1)
mtext(side=2,"Proportion",cex=1,line=2.1)#,line=2.2)
lines(1:3,oncho_med_effect_test[4,4:6],type="b",lty=1,lwd=2,col=2)

plot(1:3,oncho_med_effect_test[5,1:3],type="b",xaxt="n",yaxt="n",ylim=c(0,1),lwd=2,col=1)
lines(1:3,oncho_med_effect_test[5,4:6],type="b",lwd=2,col=2)

plot(1:3,oncho_med_effect_test[6,1:3],type="b",xaxt="n",yaxt="n",ylim=c(0,1),lwd=2,col=1)
lines(1:3,oncho_med_effect_test[6,4:6],type="b",lwd=2,col=2)
mtext(side=4,"Scenario med",cex=1,line=1)#,line=2.2)

plot(1:3,oncho_high_effect_test[4,1:3],type="b",xaxt="n",ylim=c(0,1),lty=1,lwd=2,col=1)
mtext(side=2,"Proportion",cex=1,line=2.1)#,line=2.2)
lines(1:3,oncho_high_effect_test[4,4:6],type="b",lty=1,lwd=2,col=2)
axis(1,c(1:3),c("lm","t-test","non par."),padj=-0.3,cex.axis=1)#,c("Selection","condPow","Pow"),padj=-0.3,cex.axis=1)
mtext(side=1,"Analysis",cex=1,line=2)#,line=2.2)

plot(1:3,oncho_high_effect_test[5,1:3],type="b",xaxt="n",yaxt="n",ylim=c(0,1),lwd=2,col=1)
lines(1:3,oncho_high_effect_test[5,4:6],type="b",lwd=2,col=2)
axis(1,c(1:3),c("lm","t-test","non par."),padj=-0.3,cex.axis=1)#,c("Selection","condPow","Pow"),padj=-0.3,cex.axis=1)
mtext(side=1,"Analysis",cex=1,line=2)#,line=2.2)

plot(1:3,oncho_high_effect_test[6,1:3],type="b",xaxt="n",yaxt="n",ylim=c(0,1),lwd=2,col=1)
lines(1:3,oncho_high_effect_test[6,4:6],type="b",lwd=2,col=2)
axis(1,c(1:3),c("0.1","0.2","0.3"),padj=-0.3,cex.axis=1)#,c("Selection","condPow","Pow"),padj=-0.3,cex.axis=1)
axis(1,c(1:3),c("lm","t-test","non par."),padj=-0.3,cex.axis=1)#,c("Selection","condPow","Pow"),padj=-0.3,cex.axis=1)
mtext(side=1,"Analysis",cex=1,line=2)#,line=2.2)

dev.off()




#Error


#Power
pdf(file ="Oncho_Error.pdf", width = 12, height = 6, pointsize = 12, paper = "special")

par (mfrow=c(2,4), mar=c(1, 1, 1, 1), oma=c(3, 3, 1, 1))
plot(1:3,oncho_no_effect[7,1:3],type="b",xaxt="n",ylim=c(0,0.05),lty=1,lwd=2,col=1)
legend("top",legend=c(expression(N[1]==60),expression(N[1]==90),expression(N[1]==60~" - MA1"),expression(N[1]==90~" - MA2")),lwd=2,col=c(1,2,3,4),lty=c(1,1,2,2),bty="n")
mtext(side=2,"FWER",cex=1,line=2.1)#,line=2.2)
mtext(side=3,"Low Dose",cex=1.3)#,line=2.2)
lines(1:3,oncho_no_effect[7,4:6],type="b",lwd=2,col=2)
lines(1:3,oncho_no_effect[11,1:3],type="b",lwd=2,col=3,lty=2)
lines(1:3,oncho_no_effect[15,1:3],type="b",lwd=2,col=5,lty=2)
abline(h=0.025)
axis(1,c(1:3),c("0.1","0.2","0.3"),padj=-0.3,cex.axis=1)#,c("Selection","condPow","Pow"),padj=-0.3,cex.axis=1)
mtext(side=1,expression(alpha[1]),cex=1,line=2)#,line=2.2)

plot(1:3,oncho_no_effect[8,1:3],type="b",xaxt="n",yaxt="n",ylim=c(0,0.05),lwd=2,col=1)
mtext(side=3,"Intermediate Dose",cex=1.3)#,line=2.2)
lines(1:3,oncho_no_effect[8,4:6],type="b",lwd=2,col=2)
lines(1:3,oncho_no_effect[12,1:3],type="b",lwd=2,col=3,lty=2)
lines(1:3,oncho_no_effect[16,1:3],type="b",lwd=2,col=5,lty=2)
abline(h=0.025)
axis(1,c(1:3),c("0.1","0.2","0.3"),padj=-0.3,cex.axis=1)#,c("Selection","condPow","Pow"),padj=-0.3,cex.axis=1)
mtext(side=1,expression(alpha[1]),cex=1,line=2)#,line=2.2)

plot(1:3,oncho_no_effect[9,1:3],type="b",xaxt="n",yaxt="n",ylim=c(0,0.05),lwd=2,col=1)
mtext(side=3,"High Dose",cex=1.3)#,line=2.2)
lines(1:3,oncho_no_effect[9,4:6],type="b",lwd=2,col=2)
lines(1:3,oncho_no_effect[13,1:3],type="b",lwd=2,col=3,lty=2)
lines(1:3,oncho_no_effect[17,1:3],type="b",lwd=2,col=5,lty=2)
abline(h=0.025)
axis(1,c(1:3),c("0.1","0.2","0.3"),padj=-0.3,cex.axis=1)#,c("Selection","condPow","Pow"),padj=-0.3,cex.axis=1)
mtext(side=1,expression(alpha[1]),cex=1,line=2)#,line=2.2)

plot(1:3,oncho_no_effect[10,1:3],type="b",xaxt="n",yaxt="n",ylim=c(0,0.05),lwd=2,col=1)
mtext(side=3,"Total Study FWER",cex=1.3)#,line=2.2)
lines(1:3,oncho_no_effect[10,4:6],type="b",lwd=2,col=2)
lines(1:3,oncho_no_effect[14,1:3],type="b",lwd=2,col=3,lty=2)
lines(1:3,oncho_no_effect[18,1:3],type="b",lwd=2,col=5,lty=2)
mtext(side=4,"Scenario 0",cex=1,line=1)#,line=2.2)
abline(h=0.025)
axis(1,c(1:3),c("0.1","0.2","0.3"),padj=-0.3,cex.axis=1)#,c("Selection","condPow","Pow"),padj=-0.3,cex.axis=1)
mtext(side=1,expression(alpha[1]),cex=1,line=2)#,line=2.2)



plot(1:3,oncho_no_effect_test[7,1:3],type="b",xaxt="n",ylim=c(0,0.05),lty=1,lwd=2,col=1)
mtext(side=2,"Proportion",cex=1,line=2.1)#,line=2.2)
##legend("topright",legend=c(expression(N[1]==60),expression(alpha[1]==0.1),expression(alpha[1]==0.2),expression(alpha[1]==0.3),expression(N[1]==90),expression(alpha[1]==0.1),expression(alpha[1]==0.2),expression(alpha[1]==0.3)),cex=.8,lwd=2,col=c("white",1:3,"white",4:6),lwd=2.5,ncol=2,bty="n",pch=c(1,1:3,1,4:6))
lines(1:3,oncho_no_effect_test[7,4:6],type="b",lwd=2,col=2)
lines(1:3,oncho_no_effect_test[11,1:3],type="b",lwd=2,col=3,lty=2)
lines(1:3,oncho_no_effect_test[15,1:3],type="b",lwd=2,col=5,lty=2)
abline(h=0.025)
axis(1,c(1:3),c("lm","t-test","non par."),padj=-0.3,cex.axis=1)#,c("Selection","condPow","Pow"),padj=-0.3,cex.axis=1)
mtext(side=1,"Analysis",cex=1,line=2)#,line=2.2)

plot(1:3,oncho_no_effect_test[8,1:3],type="b",xaxt="n",yaxt="n",ylim=c(0,0.05),lwd=2,col=1)
lines(1:3,oncho_no_effect_test[8,4:6],type="b",lwd=2,col=2)
lines(1:3,oncho_no_effect_test[12,1:3],type="b",lwd=2,col=3,lty=2)
lines(1:3,oncho_no_effect_test[16,1:3],type="b",lwd=2,col=5,lty=2)#
abline(h=0.025)
axis(1,c(1:3),c("lm","t-test","non par."),padj=-0.3,cex.axis=1)#,c("Selection","condPow","Pow"),padj=-0.3,cex.axis=1)
mtext(side=1,"Analysis",cex=1,line=2)#,line=2.2)

plot(1:3,oncho_no_effect_test[9,1:3],type="b",xaxt="n",yaxt="n",ylim=c(0,0.05),lwd=2,col=1)
lines(1:3,oncho_no_effect_test[9,4:6],type="b",lwd=2,col=2)
lines(1:3,oncho_no_effect_test[13,1:3],type="b",lwd=2,col=3,lty=2)
lines(1:3,oncho_no_effect_test[17,1:3],type="b",lwd=2,col=5,lty=2)
abline(h=0.025)
axis(1,c(1:3),c("lm","t-test","non par."),padj=-0.3,cex.axis=1)#,c("Selection","condPow","Pow"),padj=-0.3,cex.axis=1)
mtext(side=1,"Analysis",cex=1,line=2)#,line=2.2)

plot(1:3,oncho_no_effect_test[10,1:3],type="b",xaxt="n",yaxt="n",ylim=c(0,0.05),lwd=2,col=1)
lines(1:3,oncho_no_effect_test[10,4:6],type="b",lwd=2,col=2)
lines(1:3,oncho_no_effect_test[14,1:3],type="b",lwd=2,col=3,lty=2)
lines(1:3,oncho_no_effect_test[18,1:3],type="b",lwd=2,col=5,lty=2)
mtext(side=4,"Scenario 0",cex=1,line=1)#,line=2.2)
abline(h=0.025)
axis(1,c(1:3),c("lm","t-test","non par."),padj=-0.3,cex.axis=1)#,c("Selection","condPow","Pow"),padj=-0.3,cex.axis=1)
mtext(side=1,"Analysis",cex=1,line=2)#,line=2.2)

dev.off()